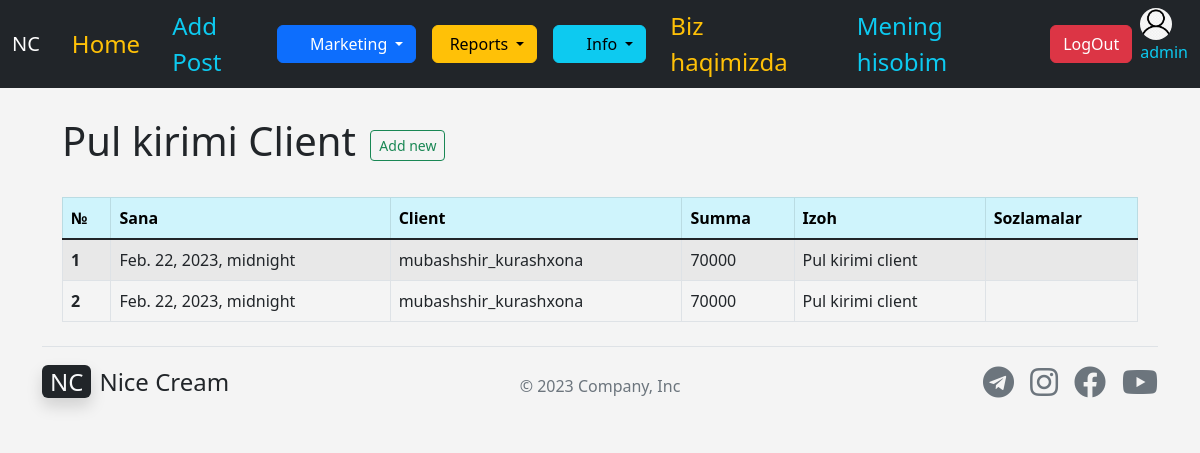
Screenshot of /cashes/in_cashclient_list/ (signed in) with the database file from the repository.
### apps/accounts/models.py (models this page shows)
class User(AbstractUser):
    USER_TYPE_CHOICES = (
        ('PR', 'Provider'),
        ('CL', 'Client'),
    )
    username = models.CharField(max_length=255,unique=True,)
    first_name = models.CharField(max_length=255, blank=True, null=True)
    last_name = models.CharField(max_length=255, blank=True, null=True)
    phone = models.CharField(max_length=50, blank=True, null=True)
    email = models.EmailField(verbose_name='email address', blank=True, max_length=255, null=True)
    activated_date = models.DateTimeField(blank=True, null=True)
    balance = models.IntegerField(default=0)
    image = models.ImageField(default='user4.png',upload_to='images/', blank=True, null=True)
    address = models.CharField(max_length=255, blank=True, null=True)
    is_active = models.BooleanField(default=True)
    is_staff = models.BooleanField(default=False)
    is_superuser = models.BooleanField(default=False)
    user_type = models.CharField(max_length=50,choices=USER_TYPE_CHOICES, default='PR')
    def __str__(self):
        return self.username

### apps/cashes/models.py (models this page shows, shortened)
class InCashClient(models.Model):
    in_date = models.DateTimeField('Sana',)
    client = models.ForeignKey(User, blank=True, null=True, on_delete= models.CASCADE, related_name="client_payer", limit_choices_to ={'user_type':'CL'})
    summa = models.IntegerField(null=True,)
    comment = models.TextField(blank=True, null=True, default='Pul kirimi client',)

### apps/cashes/views.py (the view)
# urls.py: path('in_cashclient_list/', views.in_cashclient_list, name='in_cashclient_list'),
def in_cashclient_list(request):
    in_cashclient_list = InCashClient.objects.all().order_by('-in_date')
    return render(request, 'cashes/in_cashclient_list.html', {
        'in_cashclient_list' : in_cashclient_list,
    })

### apps/cashes/templates/cashes/in_cashclient_list.html
{% extends 'base.html' %}
{% block content %}
<div class="container">
<br>
<h1>Pul kirimi Client   <a href="{% url 'add_in_cashclient' %}" class="btn btn-outline-success btn-sm mx-1">Add new</a></h1><br>
<table class="table table-striped table-hover table-bordered">
    <thead class="table-info">
      <tr>
        <th scope="col">№</th>
        <th scope="col">Sana</th>
        <th scope="col">Client</th>
        <th scope="col">Summa</th>
        <th scope="col">Izoh</th>
        <th scope="col">Sozlamalar</th>
      </tr>
    </thead>
    <tbody class="table-group-divider">
      {% for cash in in_cashclient_list %}
      <tr>
        <th scope="row">{{ forloop.counter }}</th>
        <td>{{ cash.in_date }}</td>
        <td>{{ cash.client }}</td>
        <td>{{ cash.summa}}</td>
        <td>{{ cash.comment }}</td>
        {% if user.is_superuser %}
        <td align="right">
        </td>
            {% endif %}
      </tr>
      {% endfor %}
    </tbody>
  </table>
</div>
{% endblock content %}

### templates/navbar.html (shortened to what this page needs)
<nav class="navbar navbar-dark navbar-expand-lg bg-dark">
    <div class="container-fluid">
      <a class="navbar-brand" href="{% url 'home' %}">NC</a>
      <div class="collapse navbar-collapse" id="navbarSupportedContent">
        <a href="{% url 'home' %}" class="nav-link px-3 text-warning fs-4">Home</a>
        <a href="{% url 'post_new' %}" class="nav-link px-3 text-info fs-4">Add Post</a>
        <ul class="navbar-nav me-auto mb-2 mb-lg-0">
          {% if user.is_superuser %}
          <li class="nav-item dropdown">
            <button class="btn btn-primary dropdown-toggle" type="button" data-bs-toggle="dropdown" aria-expanded="false">
              <i class="far fa-cart-arrow-down"></i>  Marketing
          </button>
          </li>
          <li class="nav-item">
            <a class="nav-link" href="#"></a>
          </li>
          <li class="nav-item dropdown">
            <button class="btn btn-warning dropdown-toggle" type="button" data-bs-toggle="dropdown" aria-expanded="false">
                Reports
          </button>
          </li>
          <li class="nav-item">
            <a class="nav-link" href="#"></a>
          </li>
          <li class="nav-item dropdown">
            <button class="btn btn-info dropdown-toggle" type="button" data-bs-toggle="dropdown" aria-expanded="false">
              <i class="far fa-info-circle"></i>  Info
          </button>
          </li>
          {% endif %}
        </ul>
          <a href="{% url 'home' %}" class="nav-link px-4 text-warning fs-4">Biz haqimizda</a>
          {% if user.is_authenticated %}
          <a href="{% url 'home' %}" class="nav-link px-4 text-info fs-4">Mening hisobim</a>
          <a href="{% url 'logout' %}" class="btn btn-danger mt-2 mb-2 mx-2">LogOut</a>
          <div class="d-block">
              {% if user.image %}
              <img src="{{ user.image.url }}" alt="mdo" width="32" height="32" class="rounded-circle">
              {% endif %}
            <p class="text-info">{{ user.username }}</p>
          </div>
          {% else %}
          <a href="{% url 'login' %}" class="btn btn-outline-light me-2">Login</a>
          <a href="{% url 'register_user' %}" class="btn btn-warning">Sign-up</a>
          {% endif %}
      </div>
    </div>
  </nav>

### templates/base.html (style rules this page uses)
body { background: #f4f4f4; }

### rows the page displays
User: image (picture), username "admin"
InCashClient: in_date "Feb. 22, 2023, midnight", client "mubashshir_kurashxona", summa "70000", comment "Pul kirimi client"
InCashClient: in_date "Feb. 22, 2023, midnight", client "mubashshir_kurashxona", summa "70000", comment "Pul kirimi client"
